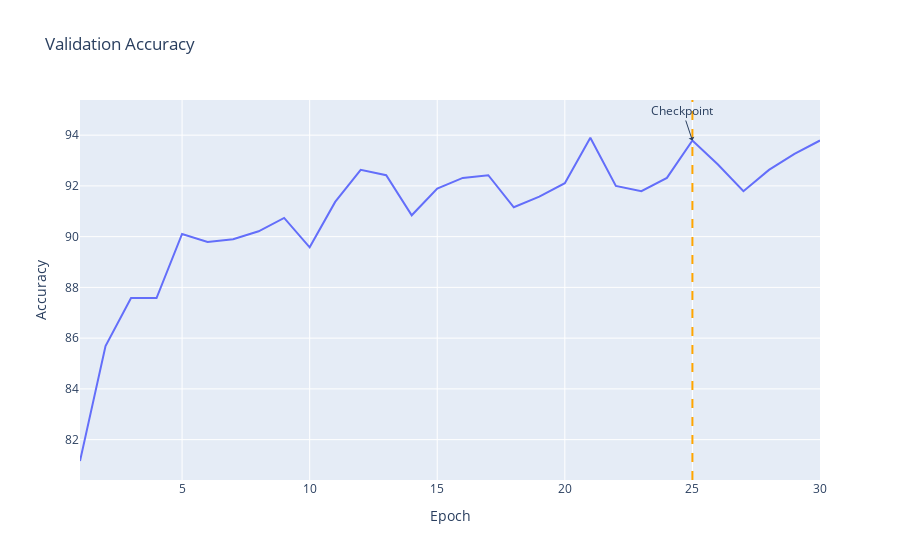

This figure's notebook cell:
### Code cell
fig = px.line(
    x=range(1, len(val_accuracies) + 1),
    y=val_accuracies,
    title="Validation Accuracy",
    labels={"x": "Epoch", "y": "Accuracy"},
)
fig.add_vline(x=lowest_val_loss_epoch, line_dash="dash", line_color="orange")
fig.add_annotation(
    x=lowest_val_loss_epoch,
    y=val_accuracies[lowest_val_loss_epoch - 1],
    text="Checkpoint",
    showarrow=True,
    arrowhead=1,
)
fig.show()

### Figure 1 — Plotly figure (JSON) as saved in the notebook; plotly's stock layout.template omitted (floating-point values rounded to 4 significant figures)
{"data": [{"hovertemplate": "Epoch=%{x}<br>Accuracy=%{y}<extra></extra>", "legendgroup": "", "line": {"color": "#636efa", "dash": "solid"}, "marker": {"symbol": "circle"}, "mode": "lines", "name": "", "orientation": "v", "showlegend": false, "type": "scatter", "x": [1, 2, 3, 4, 5, 6, 7, 8, 9, 10, 11, 12, 13, 14, 15, 16, 17, 18, 19, 20, 21, 22, 23, 24, 25, 26, 27, 28, 29, 30], "xaxis": "x", "y": [81.16, 85.68, 87.58, 87.58, 90.11, 89.79, 89.89, 90.21, 90.74, 89.58, 91.37, 92.63, 92.42, 90.84, 91.89, 92.32, 92.42, 91.16, 91.58, 92.11, 93.89, 92, 91.79, 92.32, 93.79, 92.84, 91.79, 92.63, 93.26, 93.79], "yaxis": "y"}], "layout": {"annotations": [{"arrowhead": 1, "showarrow": true, "text": "Checkpoint", "x": 25, "y": 93.79}], "legend": {"tracegroupgap": 0}, "shapes": [{"line": {"color": "orange", "dash": "dash"}, "type": "line", "x0": 25, "x1": 25, "xref": "x", "y0": 0, "y1": 1, "yref": "y domain"}], "title": {"text": "Validation Accuracy"}, "xaxis": {"anchor": "y", "domain": [0, 1], "title": {"text": "Epoch"}}, "yaxis": {"anchor": "x", "domain": [0, 1], "title": {"text": "Accuracy"}}}}
